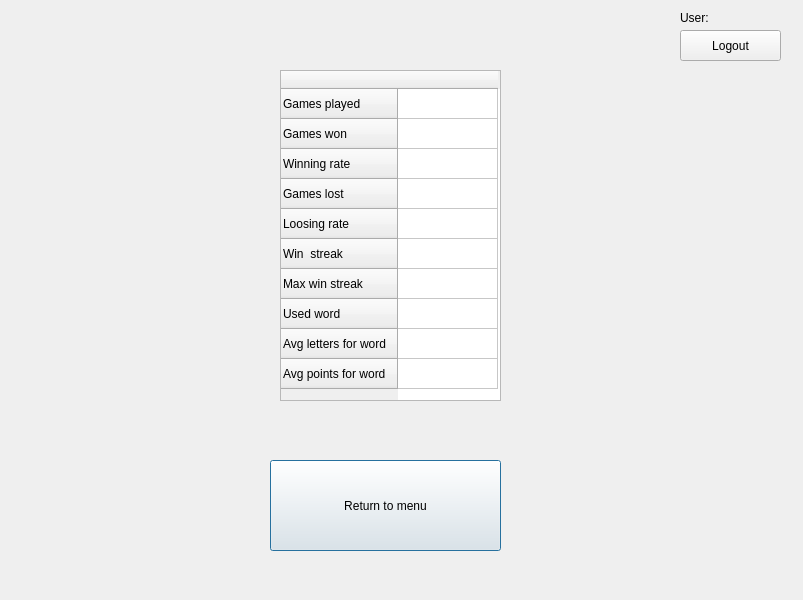
<?xml version="1.0" encoding="UTF-8"?>
<ui version="4.0">
 <class>Statistics_GUI</class>
 <widget class="QDialog" name="Statistics_GUI">
  <property name="geometry">
   <rect>
    <x>0</x>
    <y>0</y>
    <width>803</width>
    <height>600</height>
   </rect>
  </property>
  <property name="windowTitle">
   <string>Statistics_GUI</string>
  </property>
  <widget class="QPushButton" name="pushButton_return">
   <property name="geometry">
    <rect>
     <x>270</x>
     <y>460</y>
     <width>231</width>
     <height>91</height>
    </rect>
   </property>
   <property name="text">
    <string>Return to menu</string>
   </property>
  </widget>
  <widget class="QTableWidget" name="tableWidget_stats">
   <property name="geometry">
    <rect>
     <x>280</x>
     <y>70</y>
     <width>221</width>
     <height>331</height>
    </rect>
   </property>
   <property name="autoScrollMargin">
    <number>16</number>
   </property>
   <property name="showGrid">
    <bool>true</bool>
   </property>
   <property name="wordWrap">
    <bool>true</bool>
   </property>
   <attribute name="horizontalHeaderMinimumSectionSize">
    <number>32</number>
   </attribute>
   <row>
    <property name="text">
     <string>Games played</string>
    </property>
   </row>
   <row>
    <property name="text">
     <string>Games won</string>
    </property>
   </row>
   <row>
    <property name="text">
     <string>Winning rate</string>
    </property>
   </row>
   <row>
    <property name="text">
     <string>Games lost</string>
    </property>
   </row>
   <row>
    <property name="text">
     <string>Loosing rate</string>
    </property>
   </row>
   <row>
    <property name="text">
     <string>Win  streak</string>
    </property>
   </row>
   <row>
    <property name="text">
     <string>Max win streak</string>
    </property>
   </row>
   <row>
    <property name="text">
     <string>Used word</string>
    </property>
   </row>
   <row>
    <property name="text">
     <string>Avg letters for word</string>
    </property>
   </row>
   <row>
    <property name="text">
     <string>Avg points for word</string>
    </property>
   </row>
   <column>
    <property name="text">
     <string/>
    </property>
   </column>
   <item row="0" column="0">
    <property name="text">
     <string/>
    </property>
    <property name="flags">
     <set>ItemIsDragEnabled|ItemIsDropEnabled|ItemIsUserCheckable|ItemIsEnabled</set>
    </property>
   </item>
   <item row="1" column="0">
    <property name="text">
     <string/>
    </property>
    <property name="flags">
     <set>ItemIsDragEnabled|ItemIsDropEnabled|ItemIsUserCheckable|ItemIsEnabled</set>
    </property>
   </item>
   <item row="2" column="0">
    <property name="text">
     <string/>
    </property>
    <property name="flags">
     <set>ItemIsDragEnabled|ItemIsDropEnabled|ItemIsUserCheckable|ItemIsEnabled</set>
    </property>
   </item>
   <item row="3" column="0">
    <property name="text">
     <string/>
    </property>
    <property name="flags">
     <set>ItemIsDragEnabled|ItemIsDropEnabled|ItemIsUserCheckable|ItemIsEnabled</set>
    </property>
   </item>
   <item row="4" column="0">
    <property name="text">
     <string/>
    </property>
    <property name="flags">
     <set>ItemIsDragEnabled|ItemIsDropEnabled|ItemIsUserCheckable|ItemIsEnabled</set>
    </property>
   </item>
   <item row="5" column="0">
    <property name="text">
     <string/>
    </property>
    <property name="flags">
     <set>ItemIsDragEnabled|ItemIsDropEnabled|ItemIsUserCheckable|ItemIsEnabled</set>
    </property>
   </item>
   <item row="6" column="0">
    <property name="text">
     <string/>
    </property>
    <property name="flags">
     <set>ItemIsDragEnabled|ItemIsDropEnabled|ItemIsUserCheckable|ItemIsEnabled</set>
    </property>
   </item>
   <item row="7" column="0">
    <property name="text">
     <string/>
    </property>
    <property name="flags">
     <set>ItemIsDragEnabled|ItemIsDropEnabled|ItemIsUserCheckable|ItemIsEnabled</set>
    </property>
   </item>
   <item row="8" column="0">
    <property name="text">
     <string/>
    </property>
    <property name="flags">
     <set>ItemIsDragEnabled|ItemIsDropEnabled|ItemIsUserCheckable|ItemIsEnabled</set>
    </property>
   </item>
   <item row="9" column="0">
    <property name="text">
     <string/>
    </property>
    <property name="flags">
     <set>ItemIsDragEnabled|ItemIsDropEnabled|ItemIsUserCheckable|ItemIsEnabled</set>
    </property>
   </item>
  </widget>
  <widget class="QLabel" name="label_name">
   <property name="geometry">
    <rect>
     <x>720</x>
     <y>10</y>
     <width>55</width>
     <height>16</height>
    </rect>
   </property>
   <property name="text">
    <string>&lt;login&gt;</string>
   </property>
  </widget>
  <widget class="QPushButton" name="pushButton_logout">
   <property name="geometry">
    <rect>
     <x>680</x>
     <y>30</y>
     <width>101</width>
     <height>31</height>
    </rect>
   </property>
   <property name="text">
    <string>Logout</string>
   </property>
  </widget>
  <widget class="QLabel" name="label_user">
   <property name="geometry">
    <rect>
     <x>680</x>
     <y>10</y>
     <width>31</width>
     <height>16</height>
    </rect>
   </property>
   <property name="text">
    <string>User:</string>
   </property>
  </widget>
 </widget>
 <layoutdefault spacing="6" margin="11"/>
 <resources/>
 <connections/>
</ui>
